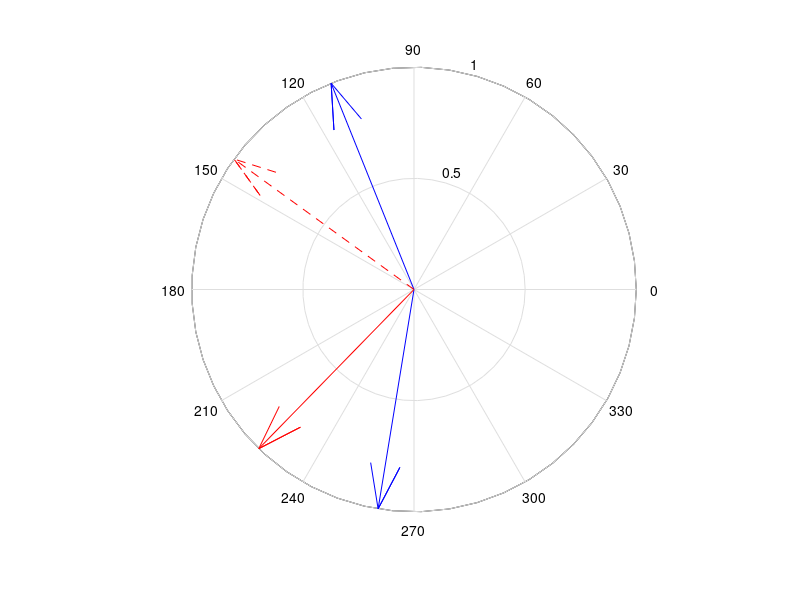

Here is the MATLAB script that generated this plot: (Note: this script raises an error after producing the figure.)
clear all; close all; clc

% decision policy test file


beta(1,1) = 2*pi*rand;
beta(1,2) = 2*pi*rand;
while beta(1,2) < beta(1,1)
    beta(1,1) = 2*pi*rand;
    beta(1,2) = 2*pi*rand;
end
    
beta
cur = 2*pi*rand;
des = 2*pi*rand;


compass([cos(beta(1)),cos(beta(2))],[sin(beta(1)),sin(beta(2))],'b'), hold on
compass(cos(cur),sin(cur),'r')
compass(cos(des),sin(des),'--r')
pause
thd = decisionPolicy(cur,beta,des);

compass(cos(thd),sin(thd),'g')

